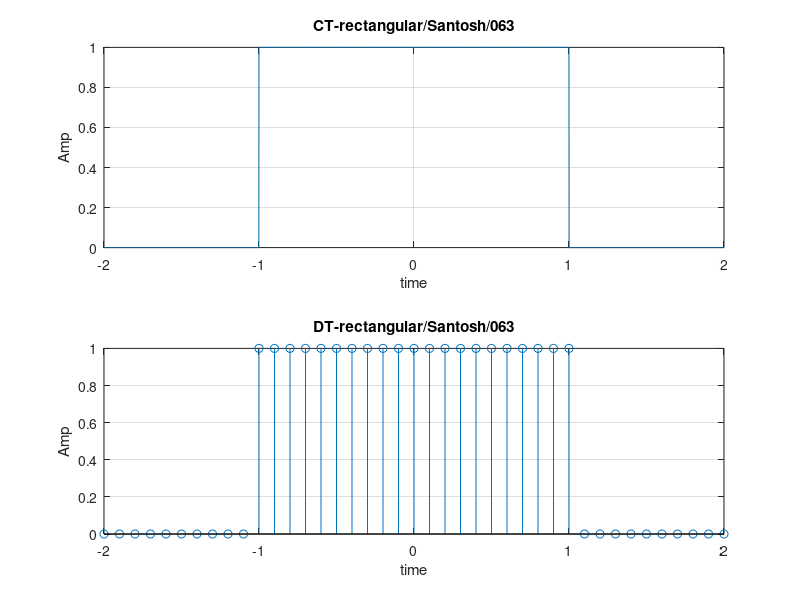

The MATLAB source for this figure:
%Construct a continuous and discrete rectangular signal
clc;
close all;
clear all;
i = 1;
for t = -2:0.001:2
    if(t >= -1 && t <=1 )
        x(i) = 1;
    else 
        x(i) = 0;
    end;
     i = i+1;
end;
t = -2:0.001:2;
subplot(2,1,1)
plot(t,x)
xlabel('time');
ylabel('Amp');
title('CT-rectangular/Santosh/063');
grid on;

clear all;
i = 1;
for t = -2:0.1:2
    if(t >= -1 && t<=1)
        x(i) = 1;
    else 
        x(i) = 0;
    end;
     i = i+1;
end;
t = -2:0.1:2;
subplot(2,1,2)
stem(t,x);
xlabel('time');
ylabel('Amp');
title('DT-rectangular/Santosh/063');
grid on;
